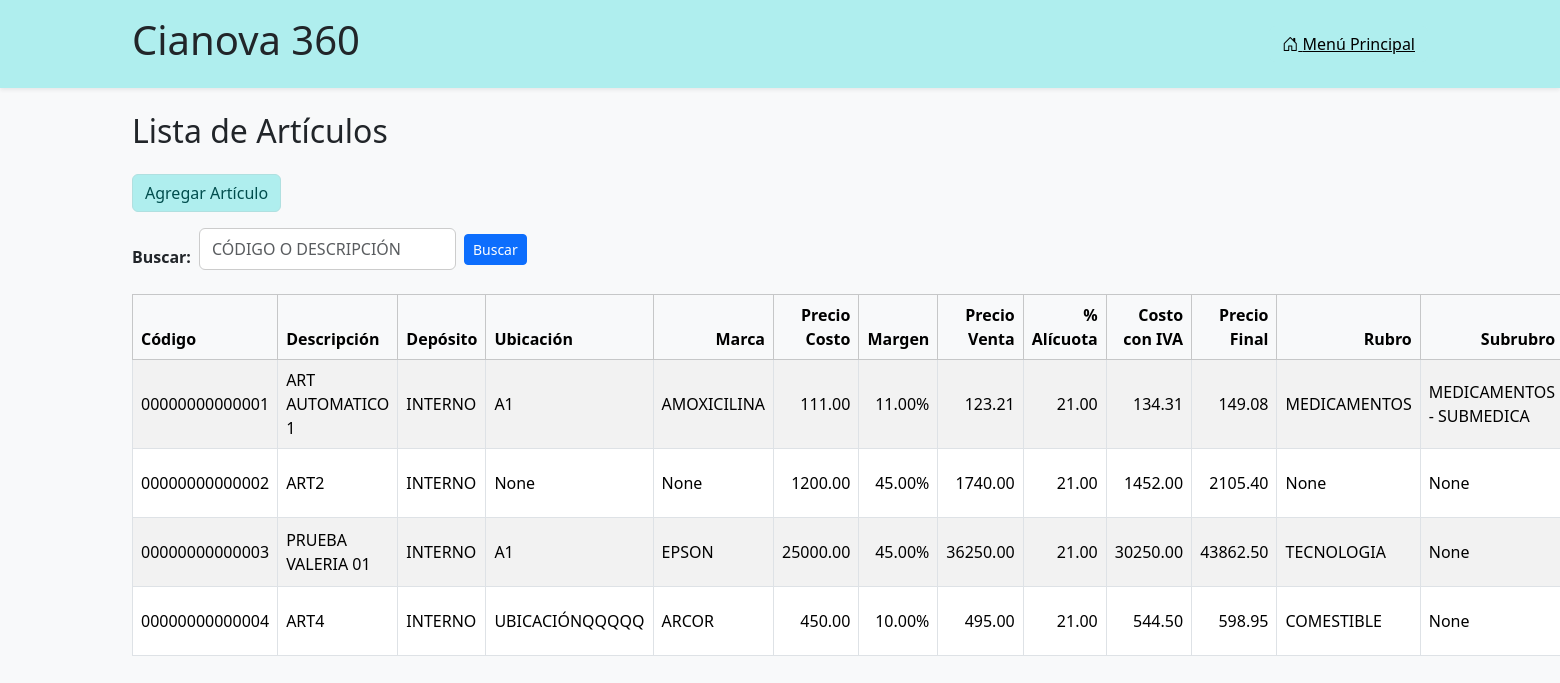
/articulos/lista/, run on an earlier commit of the app's database.
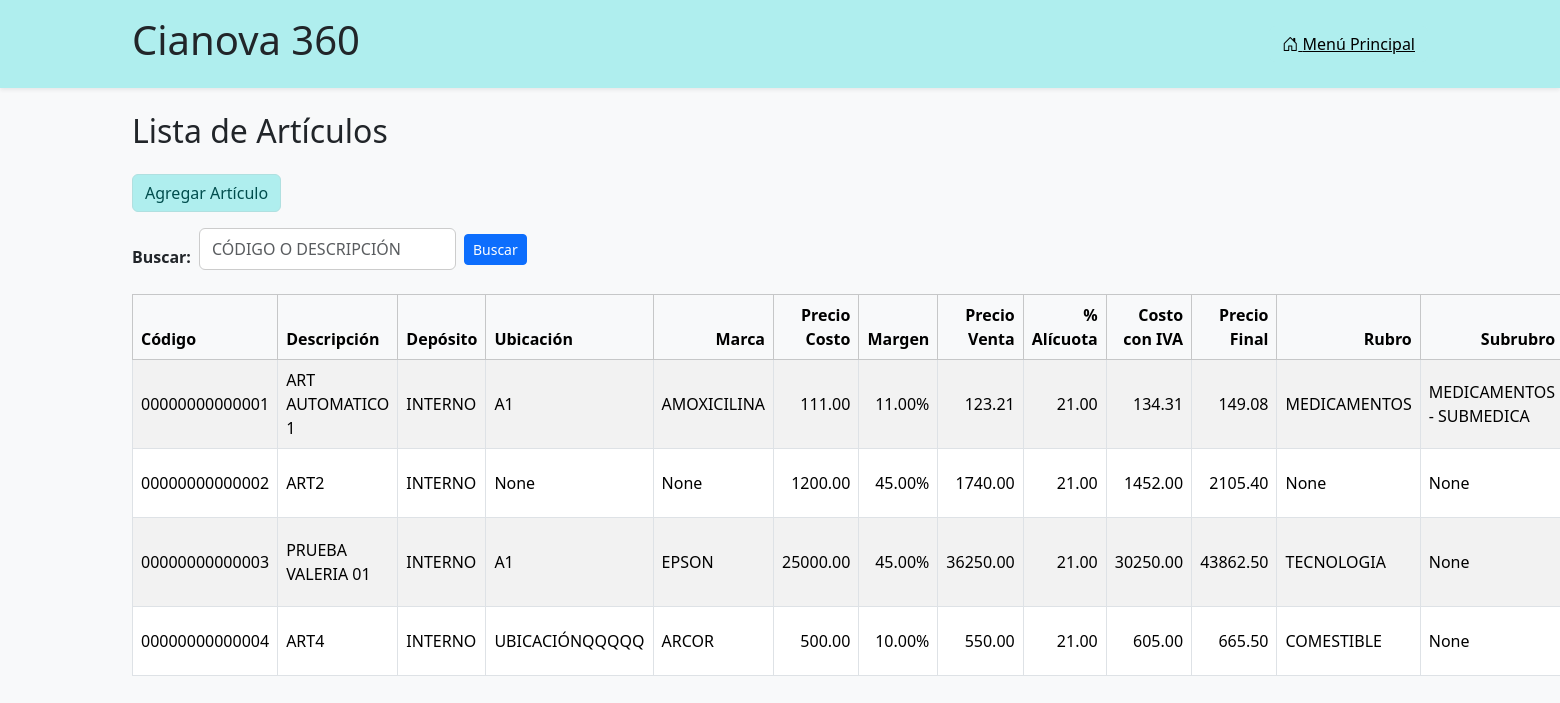
And on a later commit of the database.
### articulos/models.py (models this page shows, shortened)
class UpperCaseMixin:
    def save(self, *args, **kwargs):
        for field in self._meta.fields:
            if isinstance(field, models.CharField) and getattr(self, field.name):
                setattr(self, field.name, getattr(self, field.name).upper())
        super().save(*args, **kwargs)

class Articulo(UpperCaseMixin, models.Model):
    codart = models.CharField(
        "Código",
        max_length=14,
        unique=True,
        validators=[
            RegexValidator(
                regex=r'^[A-Z0-9]+$',
                message='Solo se permiten letras mayúsculas y números.'
            )
        ],
        help_text='14 caracteres, se completa con ceros a la izquierda.'
    )
    descrip = models.CharField("Descripción", max_length=80)
    marca = models.ForeignKey('Marca', on_delete=models.PROTECT, blank=True, null=True)
    rubro = models.ForeignKey('Rubro', on_delete=models.PROTECT, blank=True, null=True)
    subrubro = models.ForeignKey('Subrubro', on_delete=models.PROTECT, blank=True, null=True)
    deposito = models.CharField(max_length=14, blank=True, null=True, verbose_name="Depósito")
    precosto = models.DecimalField("Precio Costo", max_digits=12, decimal_places=2, validators=[MinValueValidator(0)])
    margen = models.DecimalField("Margen %", max_digits=6, decimal_places=2, default=0)
    ncodalic = models.ForeignKey('Alicuota', verbose_name="Código Alícuota", on_delete=models.PROTECT)
    alic = models.DecimalField("% Alícuota", max_digits=5, decimal_places=2, editable=False, null=True, default=0)
    costoiva = models.DecimalField("Costo con IVA", max_digits=12, decimal_places=2, null=True, blank=True, default=0)
    preventa = models.DecimalField("Precio Venta (sin IVA)", max_digits=12, decimal_places=2, null=True, blank=True, default=0)
    prefinal = models.DecimalField(
        "Precio Final (con IVA)",
        max_digits=12,
        decimal_places=2,
        null=True,
        default=0,
        blank=True,
        validators=[MinValueValidator(0)]
    )
    fecultmod = models.DateField(null=True, blank=True)
    modo_calculo = models.CharField(
        max_length=1,
        choices=[('C', 'Costo → Final'), ('F', 'Final → Costo')],
        default='C',
        verbose_name="Modo de cálculo"
    )
    cantidad = models.DecimalField(max_digits=14, decimal_places=4, default=0)
    unimed = models.CharField(max_length=2, choices=UNIDADES, default='UN')
    codprovee = models.CharField("Código de proveedor", max_length=14, blank=True, null=True)
    bajostock = models.DecimalField("Stock mínimo para alerta", max_digits=11, decimal_places=4, default=0)
    ubicacion = models.CharField("Ubicación", max_length=14, blank=True, null=True)
    obs = models.TextField("Observaciones", blank=True, null=True)
    activo = models.CharField(max_length=1, choices=ACTIVO_CHOICES, blank=False, default='S')
    prodela = models.IntegerField(choices=PRODELA_CHOICES, null=True, blank=True)
    tipopeso = models.IntegerField(choices=TIPOPESO_CHOICES, null=True, blank=True)

class Marca(UpperCaseMixin, models.Model):
    nombre = models.CharField(max_length=14, unique=True)
    class Meta:
        verbose_name_plural = "Marcas"
        ordering = ['nombre']
    def __str__(self):
        return self.nombre

class Rubro(UpperCaseMixin, models.Model):
    nombre = models.CharField(max_length=14, unique=True)
    class Meta:
        verbose_name_plural = "Rubros"
        ordering = ['nombre']
    def __str__(self):
        return self.nombre

### articulos/views.py (the view)
# urls.py: path('lista/', views.lista_articulos, name='lista_articulos'),
def lista_articulos(request):
    articulos = Articulo.objects.all().order_by('codart')
    q = request.GET.get('q', '')
    if q:
        articulos = articulos.filter(
            Q(codart__icontains=q) |
            Q(descrip__icontains=q)
        )
    return render(request, 'articulos/lista.html', {'articulos': articulos})

### articulos/models.py (called while the page is built)
    def __str__(self):
        return f"{self.rubro.nombre} - {self.nombre}"

### articulos/templates/articulos/lista.html (shortened to what this page needs)
{% extends "base.html" %}
{% load widget_tweaks %}
{% block content %}
<h2 class="mb-4">Lista de Artículos</h2>
<a class="btn btn-institucional mb-3" href="{% url 'agregar_articulo' %}">Agregar Artículo</a>
<form method="get" class="row g-2 mb-4 align-items-center">
  <div class="col-auto">
    <label for="buscar" class="form-label mb-0">Buscar:</label>
  </div>
  <div class="col-auto">
    <input type="text"
           name="q"
           id="buscar"
           class="form-control"
           value="{{ query }}"
           placeholder="CÓDIGO O DESCRIPCIÓN"
           maxlength="80"
           oninput="this.value = this.value.toUpperCase();">
  </div>
  <div class="col-auto">
    <button type="submit" class="btn btn-sm btn-primary">Buscar</button>
  </div>
</form>
<table class="table table-striped table-bordered align-middle">
  <thead class="table-light">
    <tr>
      <th style="width: 120px;">Código</th>
      <th style="width: 35%;">Descripción</th>
	  <th style="text-end">Depósito</th>
	  <th style="text-end">Ubicación</th>
	  <th class="text-end">Marca</th>
	  <th class="text-end">Precio Costo</th>
      <th class="text-end">Margen</th>
      <th class="text-end">Precio Venta</th>
      <th class="text-end">% Alícuota</th>
      <th class="text-end">Costo con IVA</th>
      <th class="text-end">Precio Final</th>
	  <th class="text-end">Rubro</th>
	  <th class="text-end">Subrubro</th>
    </tr>
  </thead>
  <tbody>
  {% for articulo in articulos %}
  <tr>
    <td>{{ articulo.codart }}</td>
    <td>{{ articulo.descrip }}</td>
    <td>{{ articulo.deposito }}</td>
    <td>{{ articulo.ubicacion }}</td>
    <td>{{ articulo.marca }}</td>
    <td class="text-end">{{ articulo.precosto|floatformat:2 }}</td>
    <td class="text-end">{{ articulo.margen|floatformat:2 }}%</td>
    <td class="text-end">{{ articulo.preventa|floatformat:2 }}</td>
    <td class="text-end">{{ articulo.alic|floatformat:2 }}</td>
    <td class="text-end">{{ articulo.costoiva|floatformat:2 }}</td>
    <td class="text-end">{{ articulo.prefinal|floatformat:2 }}</td>
    <td>{{ articulo.rubro }}</td>
    <td>{{ articulo.subrubro }}</td>
  </tr>
  {% empty %}
  <tr>
    <td colspan="19" class="text-center">No hay artículos cargados.</td>
  </tr>
  {% endfor %}
  </tbody>
</table>
{% endblock %}

What changed in the data, as far as the page shows it:
changed Articulo "ART4": precosto "450.00" → "500.00"; preventa "495.00" → "550.00"; costoiva "544.50" → "605.00"; prefinal "598.95" → "665.50"
